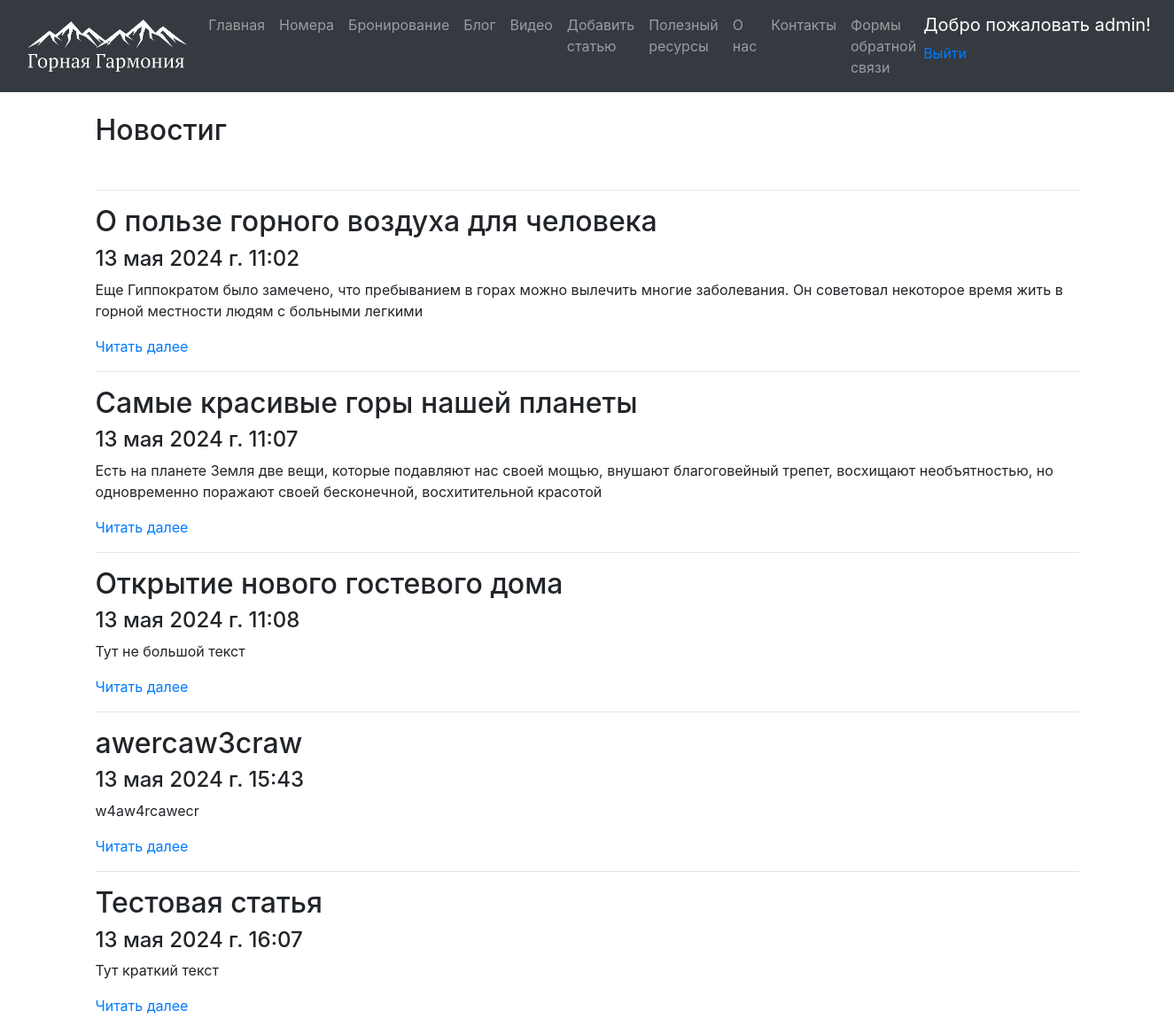
Page /blog/ (signed in) on the committed database.
### app/models.py (models this page shows, shortened)
class Blog(models.Model):
    title = models.CharField(max_length = 100, unique_for_date = "posted", verbose_name = "Заголовок")
    description = models.TextField(verbose_name = "Краткое содержание")
    content = models.TextField(verbose_name = "Полное содержание")
    posted = models.DateTimeField(default = datetime.now(), db_index = True, verbose_name = "Опубликована")
    author=models.ForeignKey(User, null=True, blank=True, on_delete=models.SET_NULL, verbose_name ="Автор")
    image = models.FileField(default = 'temp.jpg', verbose_name = "Путь к картинке")

### app/views.py (the view)
# urls.py: 2. Add a URL to urlpatterns:  path('blog/', include('blog.urls'))
def blog(request):
    posts = Blog.objects.all() # запрос на выбор всех статей блога из модели
    assert isinstance(request, HttpRequest)
    return render(
        request,
        'app/blog.html',
        {
            'title':'Новостиг',
            'posts': posts, # передача списка статей в шаблон веб-страницы
            'year':datetime.now().year,
        }
    )

### app/templates/app/blog.html
<!DOCTYPE html>
{% extends 'app/layout.html' %}
{% load static %}
{% block content %}
<h2>{{ title }}</h2> <br />
{% for post in posts %}
<hr/>
<div class="">
<h2> {{post.title}} </h2>
<h4> {{post.posted}} </h4>
<p> {{post.description}} </p>
<p><a href="{% url 'blogpost' parametr=post.id %}"> Читать далее </a> </p>
</div>
{% endfor %}
{% endblock %}

### app/templates/app/loginpartial.html (shortened to what this page needs)
{% if user.is_authenticated %}
<form id="logoutForm" action='logout/' method="post" class="navbar-right">
    <ul class="nav navbar-nav navbar-right">
        <li><span class="navbar-brand">Добро пожаловать  {{ user.username }}!</span></li>
        <li><a href="javascript:document.getElementById('logoutForm').submit()">Выйти</a></li>
    </ul>
</form>
{% else %}
<ul class="nav navbar-nav navbar-right">
    <li><a href="{% url 'login' %}">Авторизироваться</a></li>
</ul>
{% endif %}

### rows in the picture
Blog: title "О пользе горного воздуха для человека", posted "13 мая 2024 г. 11:02", description "Еще Гиппократом было замечено, что пребыванием в горах можно вылечить многие заболевания. Он советовал некоторое время жить в горной местности людям с больными легкими"
Blog: title "Самые красивые горы нашей планеты", posted "13 мая 2024 г. 11:07", description "Есть на планете Земля две вещи, которые подавляют нас своей мощью, внушают благоговейный трепет, восхищают необъятностью, но одновременно поражают своей бесконечной, восхитительной красотой"
Blog: title "Открытие нового гостевого дома", posted "13 мая 2024 г. 11:08", description "Тут не большой текст"
Blog: title "awercaw3craw", posted "13 мая 2024 г. 15:43", description "w4aw4rcawecr"
Blog: title "Тестовая статья", posted "13 мая 2024 г. 16:07", description "Тут краткий текст"

### other values in the picture
{{ user.username }} "admin"
{{ title }} "Новостиг"
